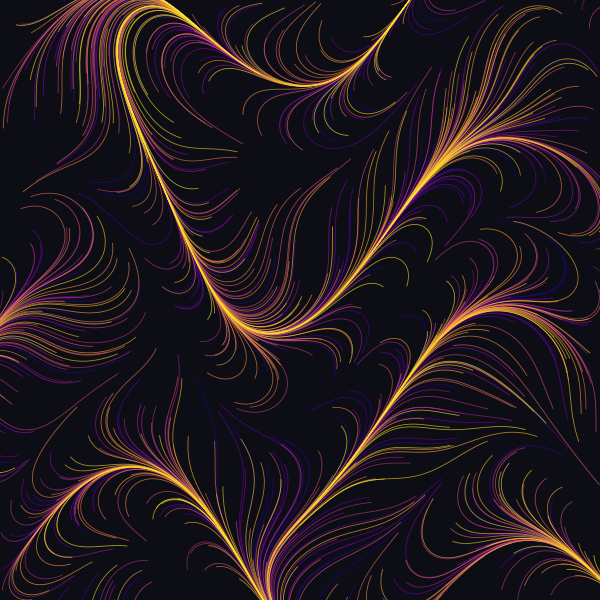

Here is the Python script that generated this plot:
"""Flow field trails — static. numpy + matplotlib."""
import numpy as np
import matplotlib.pyplot as plt

def field(p):
    x, y = p[:, 0], p[:, 1]
    a = np.sin(1.7 * y + np.cos(2.3 * x)) + 0.5 * np.cos(1.3 * x - 0.7 * y)
    return np.column_stack([np.cos(a * np.pi), np.sin(a * np.pi)])

def draw():
    rng = np.random.default_rng(42)
    pts = rng.uniform(-2, 2, (900, 2))

    trails = [pts.copy()]
    for _ in range(70):
        pts = pts + 0.02 * field(pts)
        trails.append(pts.copy())
    trails = np.array(trails)  # (steps, n, 2)

    fig, ax = plt.subplots(figsize=(6, 6), dpi=100)
    fig.patch.set_facecolor("#0d0d16")
    ax.set_facecolor("#0d0d16")

    colors = plt.cm.plasma(np.linspace(0, 1, trails.shape[1]))
    for i in range(trails.shape[1]):
        ax.plot(trails[:, i, 0], trails[:, i, 1],
                color=colors[i], lw=0.6, alpha=0.65)

    ax.set_xlim(-2, 2), ax.set_ylim(-2, 2)
    ax.set_aspect("equal"), ax.axis("off")
    fig.subplots_adjust(0, 0, 1, 1)
    return fig
